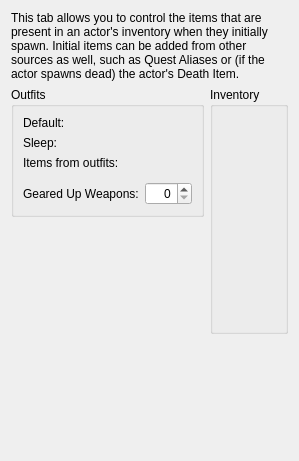
     <widget class="QWidget" name="tabInventory">
      <attribute name="title">
       <string>Inventory</string>
      </attribute>
      <layout class="QGridLayout" name="gridLayout_17">
       <item row="1" column="1" rowspan="2">
        <widget class="QGroupBox" name="groupBox_8">
         <property name="title">
          <string>Inventory</string>
         </property>
         <layout class="QVBoxLayout" name="verticalLayout_7">
          <item>
           <widget class="DKFormInventoryWidget" name="inventory"/>
          </item>
         </layout>
        </widget>
       </item>
       <item row="2" column="0">
        <spacer name="verticalSpacer_12">
         <property name="orientation">
          <enum>Qt::Vertical</enum>
         </property>
         <property name="sizeHint" stdset="0">
          <size>
           <width>20</width>
           <height>117</height>
          </size>
         </property>
        </spacer>
       </item>
       <item row="3" column="1">
        <spacer name="verticalSpacer_11">
         <property name="orientation">
          <enum>Qt::Vertical</enum>
         </property>
         <property name="sizeHint" stdset="0">
          <size>
           <width>20</width>
           <height>116</height>
          </size>
         </property>
        </spacer>
       </item>
       <item row="1" column="0">
        <widget class="QGroupBox" name="groupBox_7">
         <property name="title">
          <string>Outfits</string>
         </property>
         <layout class="QGridLayout" name="gridLayout_16">
          <item row="0" column="0">
           <widget class="QLabel" name="label_52">
            <property name="text">
             <string>Default:</string>
            </property>
            <property name="buddy">
             <cstring>outfitDefault</cstring>
            </property>
           </widget>
          </item>
          <item row="1" column="1">
           <widget class="DKFormPicker" name="outfitSleep">
            <property name="whatsThis">
             <string>Unused.</string>
            </property>
           </widget>
          </item>
          <item row="3" column="0" colspan="2">
           <widget class="DKFormListPane" name="outfitItemsPreview">
            <property name="whatsThis">
             <string>A list of items in the actor's default outfit. This is just a preview; to change the list, you have to edit the Outfit form.</string>
            </property>
            <property name="showMoveButtons">
             <bool>false</bool>
            </property>
            <property name="showRemoveButton">
             <bool>false</bool>
            </property>
           </widget>
          </item>
          <item row="0" column="1">
           <widget class="DKFormPicker" name="outfitDefault">
            <property name="whatsThis">
             <string>Outfit forms are used to assign armor and clothing to an actor. Actors will usually only wear the clothing specified in their outfit.</string>
            </property>
           </widget>
          </item>
          <item row="2" column="0" colspan="2">
           <widget class="QLabel" name="label_54">
            <property name="text">
             <string>Items from outfits:</string>
            </property>
            <property name="buddy">
             <cstring>outfitItemsPreview</cstring>
            </property>
           </widget>
          </item>
          <item row="1" column="0">
           <widget class="QLabel" name="label_53">
            <property name="text">
             <string>Sleep:</string>
            </property>
            <property name="buddy">
             <cstring>outfitSleep</cstring>
            </property>
           </widget>
          </item>
          <item row="4" column="0" colspan="2">
           <layout class="QHBoxLayout" name="horizontalLayout_7">
            <item>
             <widget class="QLabel" name="label_55">
              <property name="text">
               <string>Geared Up Weapons:</string>
              </property>
              <property name="buddy">
               <cstring>gearedUpWeapons</cstring>
              </property>
             </widget>
            </item>
            <item>
             <widget class="QSpinBox" name="gearedUpWeapons">
              <property name="alignment">
               <set>Qt::AlignRight|Qt::AlignTrailing|Qt::AlignVCenter</set>
              </property>
              <property name="maximum">
               <number>255</number>
              </property>
             </widget>
            </item>
           </layout>
          </item>
         </layout>
        </widget>
       </item>
       <item row="0" column="0" colspan="2">
        <widget class="QLabel" name="label_56">
         <property name="text">
          <string>This tab allows you to control the items that are present in an actor's inventory when they initially spawn. Initial items can be added from other sources as well, such as Quest Aliases or (if the actor spawns dead) the actor's Death Item.</string>
         </property>
         <property name="wordWrap">
          <bool>true</bool>
         </property>
         <property name="buddy">
          <cstring></cstring>
         </property>
        </widget>
       </item>
      </layout>
     </widget>
